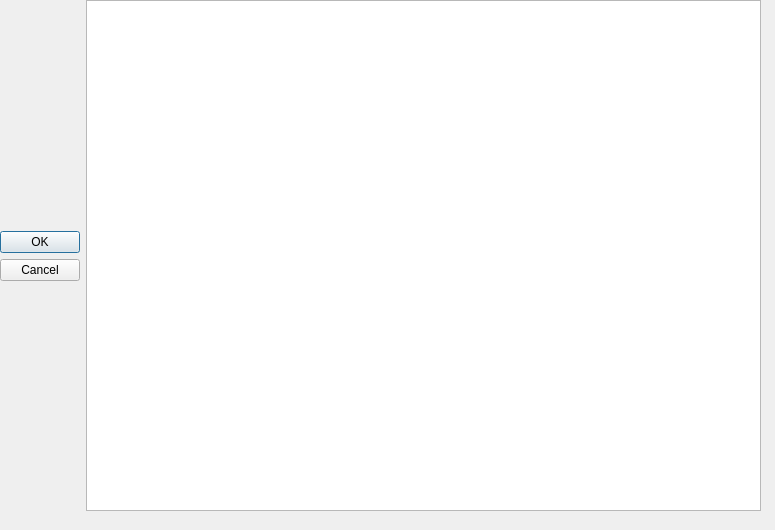
<?xml version="1.0" encoding="UTF-8"?>
<ui version="4.0">
 <class>MainTableView</class>
 <widget class="QWidget" name="MainTableView">
  <property name="geometry">
   <rect>
    <x>0</x>
    <y>0</y>
    <width>775</width>
    <height>530</height>
   </rect>
  </property>
  <property name="windowTitle">
   <string>Form</string>
  </property>
  <widget class="QWidget" name="horizontalLayoutWidget">
   <property name="geometry">
    <rect>
     <x>0</x>
     <y>0</y>
     <width>761</width>
     <height>511</height>
    </rect>
   </property>
   <layout class="QHBoxLayout" name="MainView_horizontalLayout">
    <property name="sizeConstraint">
     <enum>QLayout::SetMaximumSize</enum>
    </property>
    <item>
     <layout class="QVBoxLayout" name="MainView_verticalLayout">
      <item>
       <spacer name="MainView_verticalSpacer">
        <property name="orientation">
         <enum>Qt::Vertical</enum>
        </property>
        <property name="sizeHint" stdset="0">
         <size>
          <width>20</width>
          <height>40</height>
         </size>
        </property>
       </spacer>
      </item>
      <item>
       <widget class="QDialogButtonBox" name="MainView_buttonBox">
        <property name="sizePolicy">
         <sizepolicy hsizetype="Minimum" vsizetype="Fixed">
          <horstretch>0</horstretch>
          <verstretch>0</verstretch>
         </sizepolicy>
        </property>
        <property name="layoutDirection">
         <enum>Qt::RightToLeft</enum>
        </property>
        <property name="orientation">
         <enum>Qt::Vertical</enum>
        </property>
        <property name="standardButtons">
         <set>QDialogButtonBox::Cancel|QDialogButtonBox::Ok</set>
        </property>
       </widget>
      </item>
      <item>
       <spacer name="MainView_verticalSpacer_2">
        <property name="orientation">
         <enum>Qt::Vertical</enum>
        </property>
        <property name="sizeHint" stdset="0">
         <size>
          <width>20</width>
          <height>40</height>
         </size>
        </property>
       </spacer>
      </item>
     </layout>
    </item>
    <item>
     <widget class="QTableView" name="MainView_tableView"/>
    </item>
   </layout>
  </widget>
 </widget>
 <resources/>
 <connections/>
</ui>
